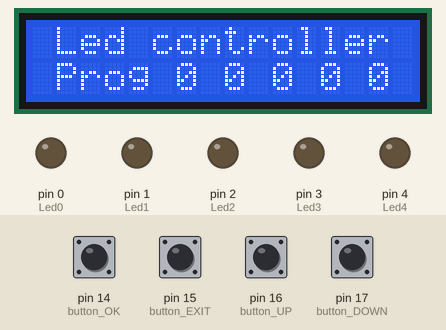
Simulated run of this sketch. Board: Arduino Uno, built with avr-gcc and run on an emulated ATmega328P. On the bench: 16×2 character LCD, output pins drawn as LEDs (lit = HIGH). The test bench sets the inputs (shaded band); at power-on: pin 14 (button_OK), pin 15 (button_EXIT), pin 16 (button_UP), pin 17 (button_DOWN) HIGH.

Above: at 1.2 s.
1.3 s: pin 14 (button_OK) pulled LOW for 1 s
At 2.9 s:
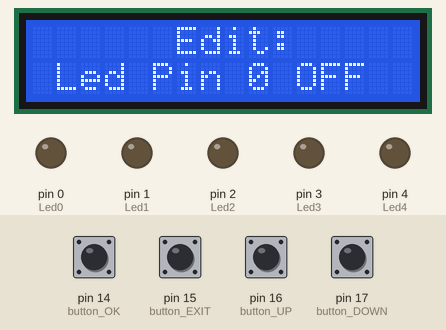
4.1 s: pin 16 (button_UP) pulled LOW for 0.15 s
At 5.6 s:
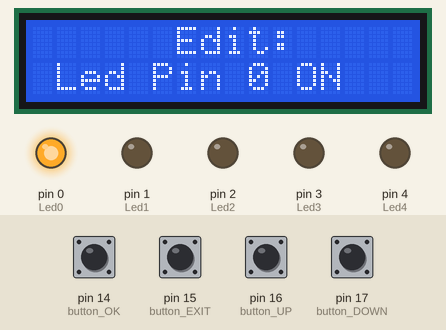
5.9 s: pin 15 (button_EXIT) pulled LOW for 0.15 s
At 6.9 s:
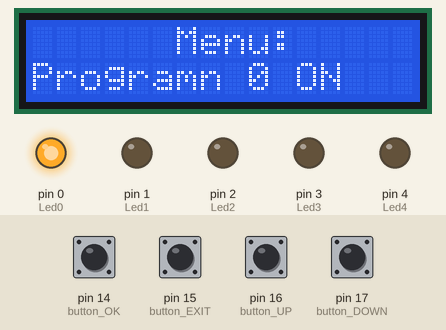
7.7 s: pin 17 (button_DOWN) pulled LOW for 0.15 s
At 9.2 s:
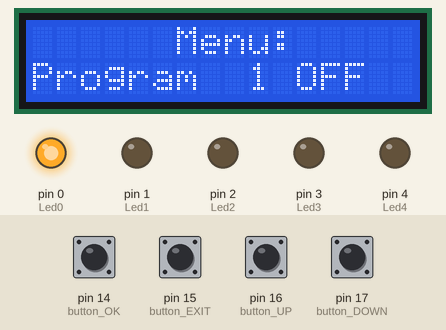
9.5 s: pin 15 (button_EXIT) pulled LOW for 1 s
At 10.9 s:
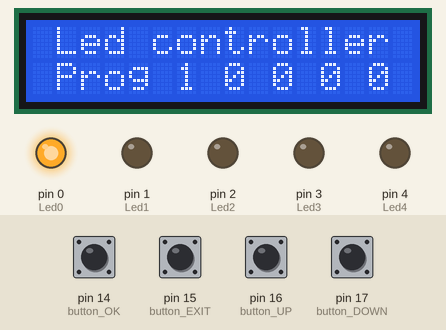
12.0 s: pin 14 (button_OK) pulled LOW for 1 s
At 13.15 s:
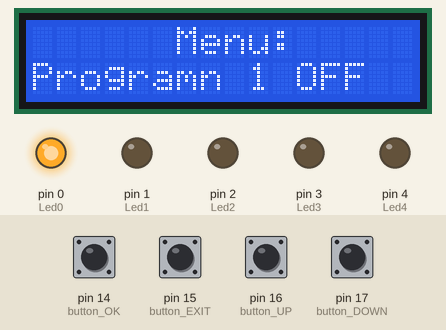
Timing chart, 0 to 15.0 s (numbered marks = the images above; inputs shaded):
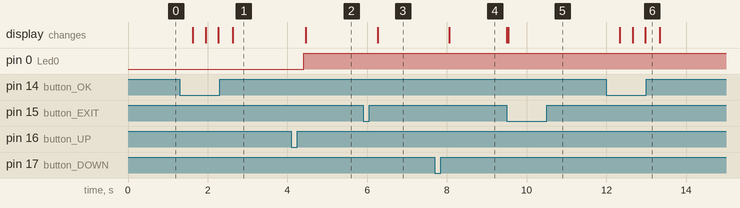

The sketch:

menu.ino
```cpp
#include "LiquidCrystal_I2C.h"
LiquidCrystal_I2C lcd(0x3f,16,2);

const int button_OK = 14; //A0
const int button_EXIT = 15; //A1
const int button_UP = 16; //A2
const int button_DOWN = 17; //A3

int buttonState_OK = 0;
int buttonState_EXIT = 0;
int buttonState_UP = 0;
int buttonState_DOWN = 0;

int i=0, j=0, k=0;
String onoff_0, onoff_1, onoff_2, onoff_3, onoff_4, onoff_x;

const int Led0=0;
const int Led1=1;
const int Led2=2;
const int Led3=3;
const int Led4=4;

int StateLed0=0;
int StateLed1=0;
int StateLed2=0;
int StateLed3=0;
int StateLed4=0;
int ledState4=0;
int StateLed4cycle = 0;
unsigned long previousMillis = 0;
const long interval = 1000;

void setup() {
	lcd.init();
	lcd.setBacklight(HIGH);
	pinMode(button_OK, INPUT_PULLUP);
	pinMode(button_EXIT, INPUT_PULLUP);
	pinMode(button_UP, INPUT_PULLUP);
	pinMode(button_DOWN, INPUT_PULLUP);
	pinMode(Led0, OUTPUT); digitalWrite(Led0, LOW);
	pinMode(Led1, OUTPUT); digitalWrite(Led1, LOW);
	pinMode(Led2, OUTPUT); digitalWrite(Led2, LOW);
	pinMode(Led3, OUTPUT); digitalWrite(Led3, LOW);
	pinMode(Led4, OUTPUT); digitalWrite(Led4, LOW);
}

void blink4();

void loop(){
	StateLed0=digitalRead(Led0);
	StateLed1=digitalRead(Led1);
	StateLed2=digitalRead(Led2);
	StateLed3=digitalRead(Led3);
	StateLed4=digitalRead(Led4);
	lcd.setCursor(1,0);
	lcd.print("Led controller");
	lcd.setCursor(1,1);
	lcd.print("Prog");
	lcd.setCursor(6,1);
	lcd.print(StateLed0);
	lcd.setCursor(8,1);
	lcd.print(StateLed1);
	lcd.setCursor(10,1);
	lcd.print(StateLed2);
	lcd.setCursor(12,1);
	lcd.print(StateLed3);
	lcd.setCursor(14,1);
	lcd.print(StateLed4);

	buttonState_OK = digitalRead(button_OK);
	if(buttonState_OK == LOW){
		delay(300); i=1; lcd.clear();

		while(i > 0) {
			if(StateLed0==0){ onoff_0 = "OFF";}else{ onoff_0 = "ON";}
			if(StateLed1==0){ onoff_1 = "OFF";}else{ onoff_1 = "ON";}
			if(StateLed2==0){ onoff_2 = "OFF";}else{ onoff_2 = "ON";}
			if(StateLed3==0){ onoff_3 = "OFF";}else{ onoff_3 = "ON";}
			if(StateLed4cycle==0){ onoff_4 = "OFF";}else{ onoff_4 = "ON";}

			lcd.setCursor(6,0);
			lcd.print("Menu:");
			lcd.setCursor(0,1);
			lcd.print("Program");
			lcd.setCursor(9,1);
			lcd.print(j);
			lcd.setCursor(11,1);
			lcd.print(onoff_x);

			buttonState_OK = digitalRead(button_OK);
			if(buttonState_OK == LOW){ delay(300); k++; if(k>1){ k=0;} lcd.clear();}

			buttonState_EXIT = digitalRead(button_EXIT);
			if(buttonState_EXIT == LOW){ i=0; lcd.clear();}

			buttonState_UP = digitalRead(button_UP);
			if(buttonState_UP == LOW){ j--; delay(300); if(j<0){ j=4;} lcd.clear();}

			buttonState_DOWN = digitalRead(button_DOWN);
			if(buttonState_DOWN == LOW){ j++; delay(300); if(j>4){ j=0;} lcd.clear();}


			if(j==0){ onoff_x=onoff_0;
				while(k==1) { onoff_x=onoff_0;
					lcd.setCursor(6,0);
					lcd.print("Edit:");
					lcd.setCursor(1,1);
					lcd.print("Led Pin");
					lcd.setCursor(9,1);
					lcd.print(j);
					lcd.setCursor(11,1);
					lcd.print(onoff_x);

					if(StateLed0==0){ onoff_0 = "OFF";}else{ onoff_0 = "ON ";}

					buttonState_OK = digitalRead(button_OK);
					if(buttonState_OK == LOW){ k=0; delay(300); }

					buttonState_EXIT = digitalRead(button_EXIT);
					if(buttonState_EXIT == LOW){ k=0; delay(300);}

					buttonState_UP = digitalRead(button_UP);
					if(buttonState_UP == LOW){ delay(300); StateLed0++; if(StateLed0>1){ StateLed0=0;}}

					buttonState_DOWN = digitalRead(button_DOWN);
					if(buttonState_DOWN == LOW){ delay(300); StateLed0++; if(StateLed0>1){ StateLed0=0;}}

					digitalWrite(Led0, StateLed0);
					blink4();
				}
			}

			if(j==1){ onoff_x=onoff_1;
				while(k==1) { onoff_x=onoff_1;
					lcd.setCursor(6,0);
					lcd.print("Edit:");
					lcd.setCursor(1,1);
					lcd.print("Led Pin");
					lcd.setCursor(9,1);
					lcd.print(j);
					lcd.setCursor(11,1);
					lcd.print(onoff_x);

					if(StateLed1==0){ onoff_1 = "OFF";}else{ onoff_1 = "ON ";}

					buttonState_OK = digitalRead(button_OK);
					if(buttonState_OK == LOW){ k=0; delay(300); }

					buttonState_EXIT = digitalRead(button_EXIT);
					if(buttonState_EXIT == LOW){ k=0; delay(300);}

					buttonState_UP = digitalRead(button_UP);
					if(buttonState_UP == LOW){ delay(300); StateLed1++; if(StateLed1>1){ StateLed1=0;}}

					buttonState_DOWN = digitalRead(button_DOWN);
					if(buttonState_DOWN == LOW){ delay(300); StateLed1++; if(StateLed1>1){ StateLed1=0;}}

					digitalWrite(Led1, StateLed1);
					blink4();
				}
			}

			if(j==2){ onoff_x=onoff_2;
				while(k==1) { onoff_x=onoff_2;
					lcd.setCursor(6,0);
					lcd.print("Edit:");
					lcd.setCursor(1,1);
					lcd.print("Led Pin");
					lcd.setCursor(9,1);
					lcd.print(j);
					lcd.setCursor(11,1);
					lcd.print(onoff_x);

					if(StateLed2==0){ onoff_2 = "OFF";}else{ onoff_2 = "ON ";}

					buttonState_OK = digitalRead(button_OK);
					if(buttonState_OK == LOW){ k=0; delay(300); }

					buttonState_EXIT = digitalRead(button_EXIT);
					if(buttonState_EXIT == LOW){ k=0; delay(300);}

					buttonState_UP = digitalRead(button_UP);
					if(buttonState_UP == LOW){ delay(300); StateLed2++; if(StateLed2>1){ StateLed2=0;}}

					buttonState_DOWN = digitalRead(button_DOWN);
					if(buttonState_DOWN == LOW){ delay(300); StateLed2++; if(StateLed2>1){ StateLed2=0;}}

					digitalWrite(Led2, StateLed2);
					blink4();
				}
			}

			if(j==3){ onoff_x=onoff_3;
				while(k==1) { onoff_x=onoff_3;
					lcd.setCursor(6,0);
					lcd.print("Edit:");
					lcd.setCursor(1,1);
					lcd.print("Led Pin");
					lcd.setCursor(9,1);
					lcd.print(j);
					lcd.setCursor(11,1);
					lcd.print(onoff_x);

					if(StateLed3==0){ onoff_3 = "OFF";}else{ onoff_3 = "ON ";}

					buttonState_OK = digitalRead(button_OK);
					if(buttonState_OK == LOW){ k=0; delay(300); }

					buttonState_EXIT = digitalRead(button_EXIT);
					if(buttonState_EXIT == LOW){ k=0; delay(300); }

					buttonState_UP = digitalRead(button_UP);
					if(buttonState_UP == LOW){ delay(300); StateLed3++; if(StateLed3>1){ StateLed3=0;}}

					buttonState_DOWN = digitalRead(button_DOWN);
					if(buttonState_DOWN == LOW){ delay(300); StateLed3++; if(StateLed3>1){ StateLed3=0;}}

					digitalWrite(Led3, StateLed3);
					blink4();
				}
			}

			if(j==4){ onoff_x=onoff_4;
				while(k==1) { onoff_x=onoff_4;
					lcd.setCursor(6,0);
					lcd.print("Edit:");
					lcd.setCursor(0,1);
					lcd.print("Blink Pin");
					lcd.setCursor(10,1);
					lcd.print(j);
					lcd.setCursor(12,1);
					lcd.print(onoff_x);

					if(StateLed4==0){ onoff_4 = "OFF";}else{ onoff_4 = "ON ";}

					buttonState_OK = digitalRead(button_OK);
					if(buttonState_OK == LOW){ k=0; delay(300); lcd.clear();}

					buttonState_EXIT = digitalRead(button_EXIT);
					if(buttonState_EXIT == LOW){ k=0; delay(300); lcd.clear();}

					buttonState_UP = digitalRead(button_UP);
					if(buttonState_UP == LOW){ delay(300); StateLed4++; StateLed4cycle++;
						if(StateLed4>1){ StateLed4=0;}if(StateLed4cycle>1){ StateLed4cycle=0;}}

					buttonState_DOWN = digitalRead(button_DOWN);
					if(buttonState_DOWN == LOW){ delay(300); StateLed4++; StateLed4cycle++;
						if(StateLed4>1){ StateLed4=0;}if(StateLed4cycle>1){ StateLed4cycle=0;}}
						blink4();
				}
			}
		blink4();
		}
	blink4();
	}
blink4();
}


void blink4(){
	if (StateLed4cycle == 1){
		unsigned long currentMillis = millis();

		if (currentMillis - previousMillis >= interval) {
			previousMillis = currentMillis;

			if (ledState4 == LOW) { ledState4 = HIGH;} else { ledState4 = LOW;}
			digitalWrite(Led4, ledState4);
		}
	}else{ digitalWrite(Led4, LOW);}
}
```

Measured:
- after the input at 1.3 s, the display: first changes after 0.33 s (image 1 shows a later state)
- after the input at 4.1 s, pin 0 (Led0): LOW → HIGH after 0.31 s; the display: changes after 0.36 s (image 2)
- after the input at 5.9 s, the display: changes after 0.36 s (image 3)
- after the input at 7.7 s, the display: changes after 0.35 s (image 4)
- after the input at 9.5 s, the display: first changes at once (image 5 shows a later state)
- after the input at 12.0 s, the display: first changes after 0.34 s (image 6 shows a later state)
